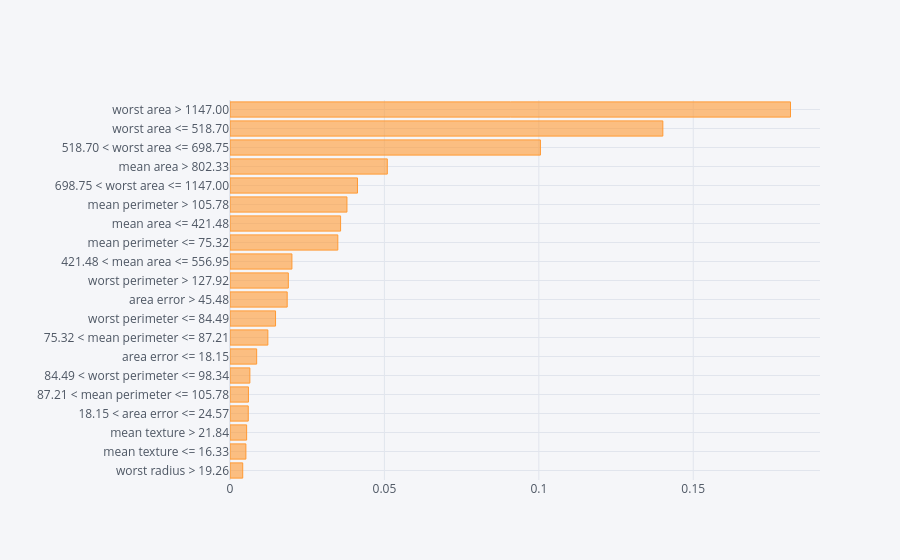
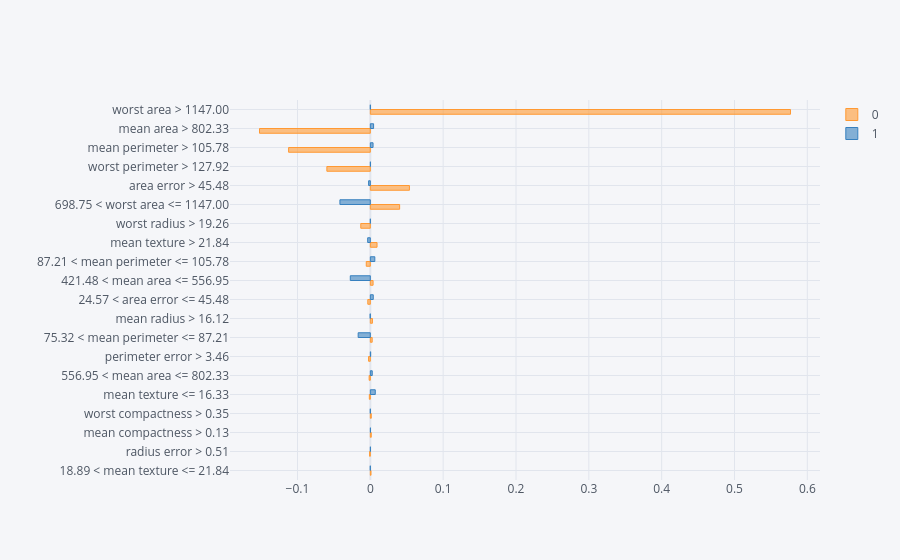

The code cell stored with these charts, in order, in its notebook:
### Code cell
#Plot the 5 explanations
[exp.as_pyplot_figure(label=exp.available_labels()[0]) for exp in sp_obj.sp_explanations];
# Make it into a dataframe
W_pick=pd.DataFrame([dict(this.as_list(this.available_labels()[0])) for this in sp_obj.sp_explanations]).fillna(0)
 
W_pick['prediction'] = [this.available_labels()[0] for this in sp_obj.sp_explanations]
 
#Making a dataframe of all the explanations of sampled points
W=pd.DataFrame([dict(this.as_list(this.available_labels()[0])) for this in sp_obj.explanations]).fillna(0)
W['prediction'] = [this.available_labels()[0] for this in sp_obj.explanations]
 
#Plotting the aggregate importances
np.abs(W.drop("prediction", axis=1)).mean(axis=0).sort_values(ascending=False).head(20).sort_values(ascending=True).iplot(kind="barh")
 
#Aggregate importances split by classes
grped_coeff = W.groupby("prediction").mean()
 
grped_coeff = grped_coeff.T
grped_coeff["abs"] = np.abs(grped_coeff.iloc[:, 0])
grped_coeff.sort_values("abs", inplace=True, ascending=False)
grped_coeff.head(20).sort_values("abs", ascending=True).drop("abs", axis=1).iplot(
    kind="barh", bargap=0.5
)

### Figure 1 — Plotly figure (JSON) as saved in the notebook; plotly's stock layout.template omitted (floating-point values rounded to 4 significant figures)
{"data": [{"marker": {"color": "rgba(255, 153, 51, 0.6)", "line": {"color": "rgba(255, 153, 51, 1.0)", "width": 1}}, "name": "None", "orientation": "h", "text": "", "type": "bar", "x": [0.004122, 0.005145, 0.005388, 0.005916, 0.005973, 0.006435, 0.008635, 0.01226, 0.01474, 0.01852, 0.01889, 0.02005, 0.03491, 0.0358, 0.03787, 0.04128, 0.05093, 0.1005, 0.1401, 0.1815], "y": ["worst radius > 19.26", "mean texture <= 16.33", "mean texture > 21.84", "18.15 < area error <= 24.57", "87.21 < mean perimeter <= 105.78", "84.49 < worst perimeter <= 98.34", "area error <= 18.15", "75.32 < mean perimeter <= 87.21", "worst perimeter <= 84.49", "area error > 45.48", "worst perimeter > 127.92", "421.48 < mean area <= 556.95", "mean perimeter <= 75.32", "mean area <= 421.48", "mean perimeter > 105.78", "698.75 < worst area <= 1147.00", "mean area > 802.33", "518.70 < worst area <= 698.75", "worst area <= 518.70", "worst area > 1147.00"]}], "layout": {"legend": {"bgcolor": "#F5F6F9", "font": {"color": "#4D5663"}}, "paper_bgcolor": "#F5F6F9", "plot_bgcolor": "#F5F6F9", "title": {"font": {"color": "#4D5663"}}, "xaxis": {"gridcolor": "#E1E5ED", "showgrid": true, "tickfont": {"color": "#4D5663"}, "title": {"font": {"color": "#4D5663"}, "text": ""}, "zerolinecolor": "#E1E5ED"}, "yaxis": {"gridcolor": "#E1E5ED", "showgrid": true, "tickfont": {"color": "#4D5663"}, "title": {"font": {"color": "#4D5663"}, "text": ""}, "zerolinecolor": "#E1E5ED"}}}

### Figure 2 — Plotly figure (JSON) as saved in the notebook; plotly's stock layout.template omitted (floating-point values rounded to 4 significant figures)
{"data": [{"marker": {"color": "rgba(255, 153, 51, 0.6)", "line": {"color": "rgba(255, 153, 51, 1.0)", "width": 1}}, "name": "0", "orientation": "h", "text": "", "type": "bar", "x": [0.0009204, -0.001011, 0.00128, 0.001309, -0.001359, -0.001613, -0.002419, 0.002564, 0.00289, -0.00345, 0.003777, -0.005556, 0.009217, -0.0131, 0.04025, 0.05371, -0.05968, -0.1122, -0.1522, 0.5769], "y": ["18.89 < mean texture <= 21.84", "radius error > 0.51", "mean compactness > 0.13", "worst compactness > 0.35", "mean texture <= 16.33", "556.95 < mean area <= 802.33", "perimeter error > 3.46", "75.32 < mean perimeter <= 87.21", "mean radius > 16.12", "24.57 < area error <= 45.48", "421.48 < mean area <= 556.95", "87.21 < mean perimeter <= 105.78", "mean texture > 21.84", "worst radius > 19.26", "698.75 < worst area <= 1147.00", "area error > 45.48", "worst perimeter > 127.92", "mean perimeter > 105.78", "mean area > 802.33", "worst area > 1147.00"]}, {"marker": {"color": "rgba(55, 128, 191, 0.6)", "line": {"color": "rgba(55, 128, 191, 1.0)", "width": 1}}, "name": "1", "orientation": "h", "text": "", "type": "bar", "x": [-0.0001099, 0.0001441, 0.0002193, -4.026e-05, 0.006801, 0.002634, 0.000478, -0.0167, -0.0002779, 0.004033, -0.02751, 0.006165, -0.003631, 0, -0.04175, -0.002367, 0.0001629, 0.003747, 0.004467, 0], "y": ["18.89 < mean texture <= 21.84", "radius error > 0.51", "mean compactness > 0.13", "worst compactness > 0.35", "mean texture <= 16.33", "556.95 < mean area <= 802.33", "perimeter error > 3.46", "75.32 < mean perimeter <= 87.21", "mean radius > 16.12", "24.57 < area error <= 45.48", "421.48 < mean area <= 556.95", "87.21 < mean perimeter <= 105.78", "mean texture > 21.84", "worst radius > 19.26", "698.75 < worst area <= 1147.00", "area error > 45.48", "worst perimeter > 127.92", "mean perimeter > 105.78", "mean area > 802.33", "worst area > 1147.00"]}], "layout": {"bargap": 0.5, "legend": {"bgcolor": "#F5F6F9", "font": {"color": "#4D5663"}}, "paper_bgcolor": "#F5F6F9", "plot_bgcolor": "#F5F6F9", "title": {"font": {"color": "#4D5663"}}, "xaxis": {"gridcolor": "#E1E5ED", "showgrid": true, "tickfont": {"color": "#4D5663"}, "title": {"font": {"color": "#4D5663"}, "text": ""}, "zerolinecolor": "#E1E5ED"}, "yaxis": {"gridcolor": "#E1E5ED", "showgrid": true, "tickfont": {"color": "#4D5663"}, "title": {"font": {"color": "#4D5663"}, "text": ""}, "zerolinecolor": "#E1E5ED"}}}
